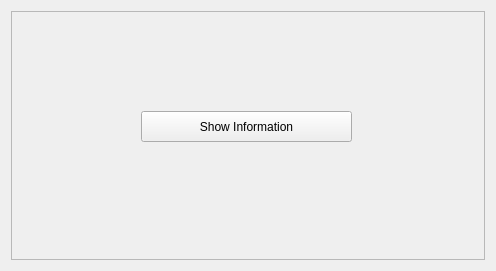
<?xml version="1.0" encoding="UTF-8"?>
<ui version="4.0">
 <class>Widget</class>
 <widget class="QWidget" name="Widget">
  <property name="geometry">
   <rect>
    <x>0</x>
    <y>0</y>
    <width>496</width>
    <height>271</height>
   </rect>
  </property>
  <property name="windowTitle">
   <string>Widget</string>
  </property>
  <layout class="QVBoxLayout" name="verticalLayout">
   <item>
    <widget class="QFrame" name="frame">
     <property name="frameShape">
      <enum>QFrame::StyledPanel</enum>
     </property>
     <property name="frameShadow">
      <enum>QFrame::Raised</enum>
     </property>
     <widget class="QPushButton" name="infoButton">
      <property name="geometry">
       <rect>
        <x>130</x>
        <y>100</y>
        <width>211</width>
        <height>31</height>
       </rect>
      </property>
      <property name="text">
       <string>Show Information</string>
      </property>
     </widget>
    </widget>
   </item>
  </layout>
 </widget>
 <resources/>
 <connections/>
</ui>
